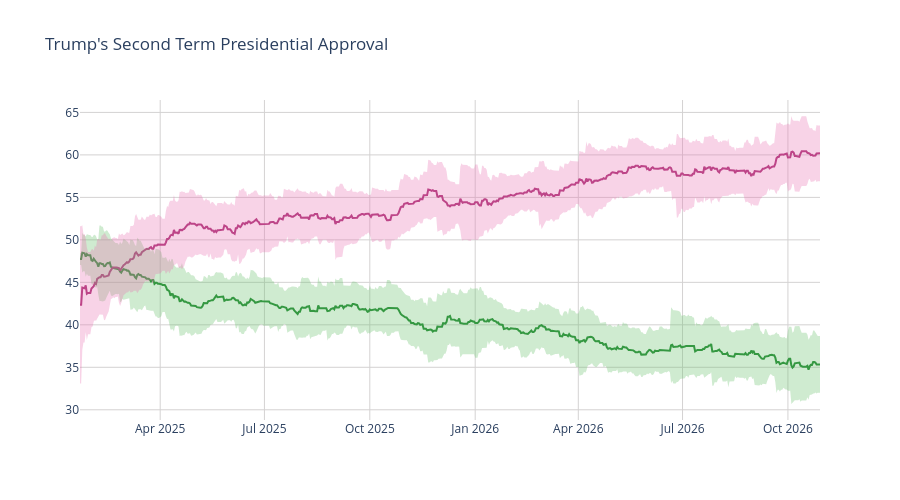

Notebook code for this chart:
### Code cell
disappr_ci_hex = "#e86eaf"
appr_ci_hex = "#60be65"
disappr_ci_rgba = "rgba(232, 110, 175, 0.3)"
appr_ci_rgba = "rgba(96, 190, 101, 0.3)"
grid_col = "#d4d2d2"


# Approve
fig = go.Figure(go.Scatter(
    x=pres['end_date'],
    y=pres['approve'],
    hovertemplate="%{y:.2f}%",
    name="<b>Approve</b>",
    line=dict(color="#228833"),
    showlegend=False
))

# Disapprove
fig.add_trace(go.Scatter(
    x=pres['end_date'],
    y=pres['disapprove'],
    hovertemplate="%{y:.2f}%",
    name="<b>Disapprove</b>",
    line=dict(color="#aa3377"),
    showlegend=False
    )
)

# Approve CI
fig.add_traces([

    # Upper bound
    go.Scatter(
        x=pres['end_date'],
        y=pres['approve_upper_ci'],
        marker=dict(color=appr_ci_hex),
        line=dict(width=0),
        mode='lines',
        showlegend=False,
        hoverinfo="skip"
    ),

    # Lower bound
    go.Scatter(
        x=pres['end_date'],
        y=pres['approve_lower_ci'],
        marker=dict(color=appr_ci_hex),
        line=dict(width=0),
        mode='lines',
        fillcolor=appr_ci_rgba,
        fill="tonexty",
        showlegend=False,
        hoverinfo="skip"
    )
])

# Disapprove CI
fig.add_traces([

    # Upper bound
    go.Scatter(
        x=pres['end_date'],
        y=pres['disapprove_upper_ci'],
        marker=dict(color=disappr_ci_hex),
        line=dict(width=0),
        mode='lines',
        showlegend=False,
        hoverinfo="skip"
    ),

    # Lower bound
    go.Scatter(
        x=pres['end_date'],
        y=pres['disapprove_lower_ci'],
        marker=dict(color=disappr_ci_hex),
        line=dict(width=0),
        mode='lines',
        fillcolor=disappr_ci_rgba,
        fill="tonexty",
        showlegend=False,
        hoverinfo="skip"
    )
])

fig.update_layout(
    title=dict(text="Trump's Second Term Presidential Approval"),
    hovermode="x"
)

fig.update_xaxes(gridcolor=grid_col)
fig.update_yaxes(gridcolor=grid_col)

fig.update_layout(hovermode="x", hoverlabel_align="right", plot_bgcolor="rgba(0, 0, 0, 0)", height=500)
fig.show()

### Figure 1 — Plotly figure (JSON) as saved in the notebook; plotly's stock layout.template omitted (floating-point values rounded to 4 significant figures; data arrays with more than 128 entries replaced by an {"elided": "..."} marker saying what was removed)
{"data": [{"hovertemplate": "%{y:.2f}%", "line": {"color": "#228833"}, "name": "<b>Approve</b>", "showlegend": false, "type": "scatter", "x": {"elided": "647 str values"}, "y": {"elided": "647 float values"}}, {"hovertemplate": "%{y:.2f}%", "line": {"color": "#aa3377"}, "name": "<b>Disapprove</b>", "showlegend": false, "type": "scatter", "x": {"elided": "647 str values"}, "y": {"elided": "647 float values"}}, {"hoverinfo": "skip", "line": {"width": 0}, "marker": {"color": "#60be65"}, "mode": "lines", "showlegend": false, "type": "scatter", "x": {"elided": "647 str values"}, "y": {"elided": "647 float values"}}, {"fill": "tonexty", "fillcolor": "rgba(96, 190, 101, 0.3)", "hoverinfo": "skip", "line": {"width": 0}, "marker": {"color": "#60be65"}, "mode": "lines", "showlegend": false, "type": "scatter", "x": {"elided": "647 str values"}, "y": {"elided": "647 float values"}}, {"hoverinfo": "skip", "line": {"width": 0}, "marker": {"color": "#e86eaf"}, "mode": "lines", "showlegend": false, "type": "scatter", "x": {"elided": "647 str values"}, "y": {"elided": "647 float values"}}, {"fill": "tonexty", "fillcolor": "rgba(232, 110, 175, 0.3)", "hoverinfo": "skip", "line": {"width": 0}, "marker": {"color": "#e86eaf"}, "mode": "lines", "showlegend": false, "type": "scatter", "x": {"elided": "647 str values"}, "y": {"elided": "647 float values"}}], "layout": {"height": 500, "hoverlabel": {"align": "right"}, "hovermode": "x", "plot_bgcolor": "rgba(0, 0, 0, 0)", "title": {"text": "Trump's Second Term Presidential Approval"}, "xaxis": {"gridcolor": "#d4d2d2"}, "yaxis": {"gridcolor": "#d4d2d2"}}}
